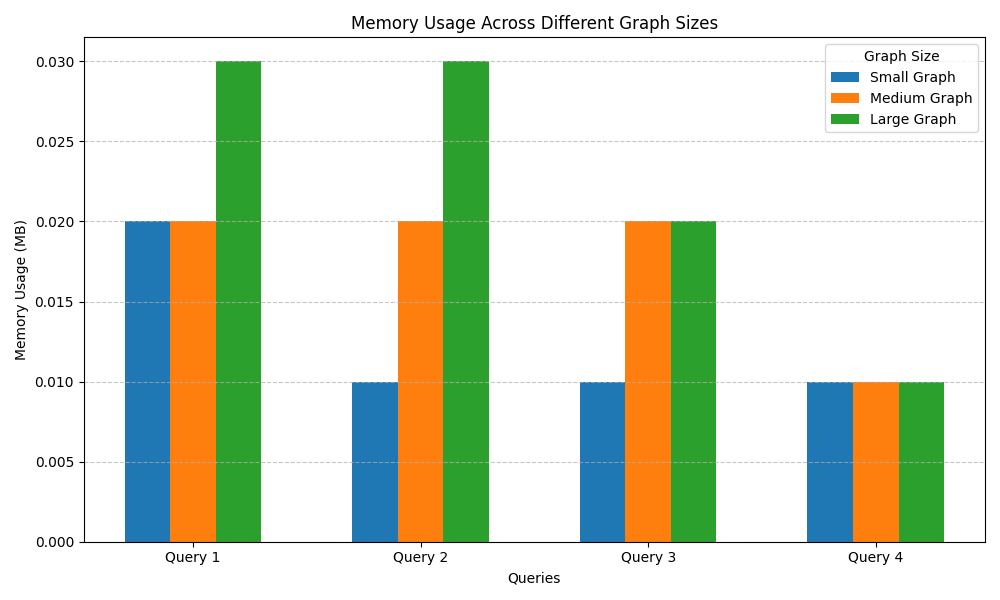

Python code for this plot:
import matplotlib.pyplot as plt
import pandas as pd
import numpy as np

# Data for memory usage across different graph sizes
memory_usage_data = {
    'Query': ['Query 1', 'Query 2', 'Query 3', 'Query 4'],
    'Small Graph': [0.02, 0.01, 0.01, 0.01],
    'Medium Graph': [0.02, 0.02, 0.02, 0.01],
    'Large Graph': [0.03, 0.03, 0.02, 0.01]
}

# Create DataFrame
memory_usage_df = pd.DataFrame(memory_usage_data)

# Create multi-group bar chart for Memory Usage
def plot_memory_usage_bar_chart(df):
    labels = df['Query']
    x = np.arange(len(labels))  # the label locations
    width = 0.2  # the width of the bars

    fig, ax = plt.subplots(figsize=(10, 6))

    # Create bars for each graph size
    ax.bar(x - width, df['Small Graph'], width, label='Small Graph')
    ax.bar(x, df['Medium Graph'], width, label='Medium Graph')
    ax.bar(x + width, df['Large Graph'], width, label='Large Graph')

    # Add some text for labels, title, and custom x-axis tick labels
    ax.set_xlabel('Queries')
    ax.set_ylabel('Memory Usage (MB)')
    ax.set_title('Memory Usage Across Different Graph Sizes')
    ax.set_xticks(x)
    ax.set_xticklabels(labels)
    ax.legend(title='Graph Size')

    plt.tight_layout()
    plt.grid(True, axis='y', linestyle='--', alpha=0.7)
    plt.show()

# Plot the memory usage bar chart
plot_memory_usage_bar_chart(memory_usage_df)
